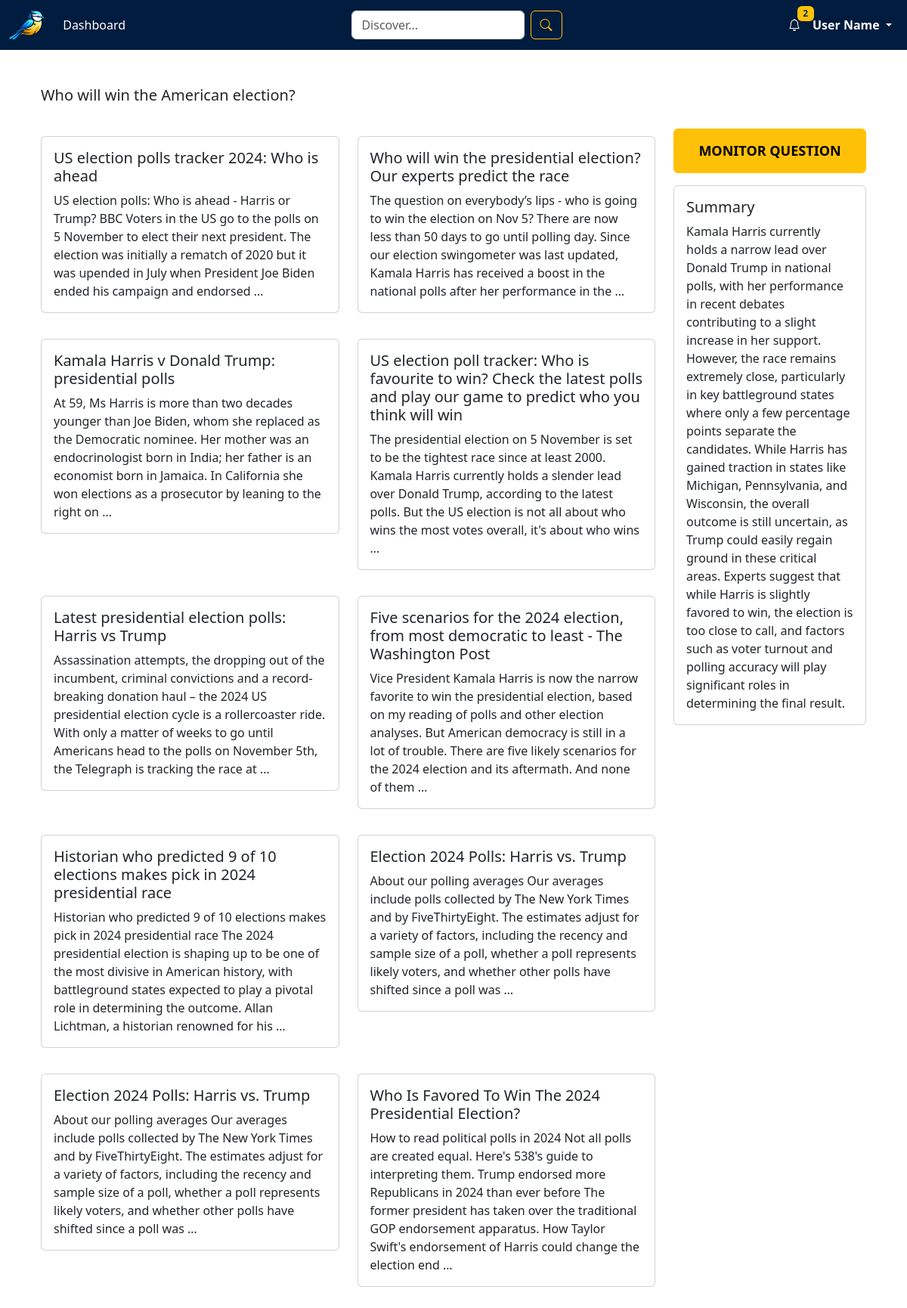
The app's page /discovery/, older data.
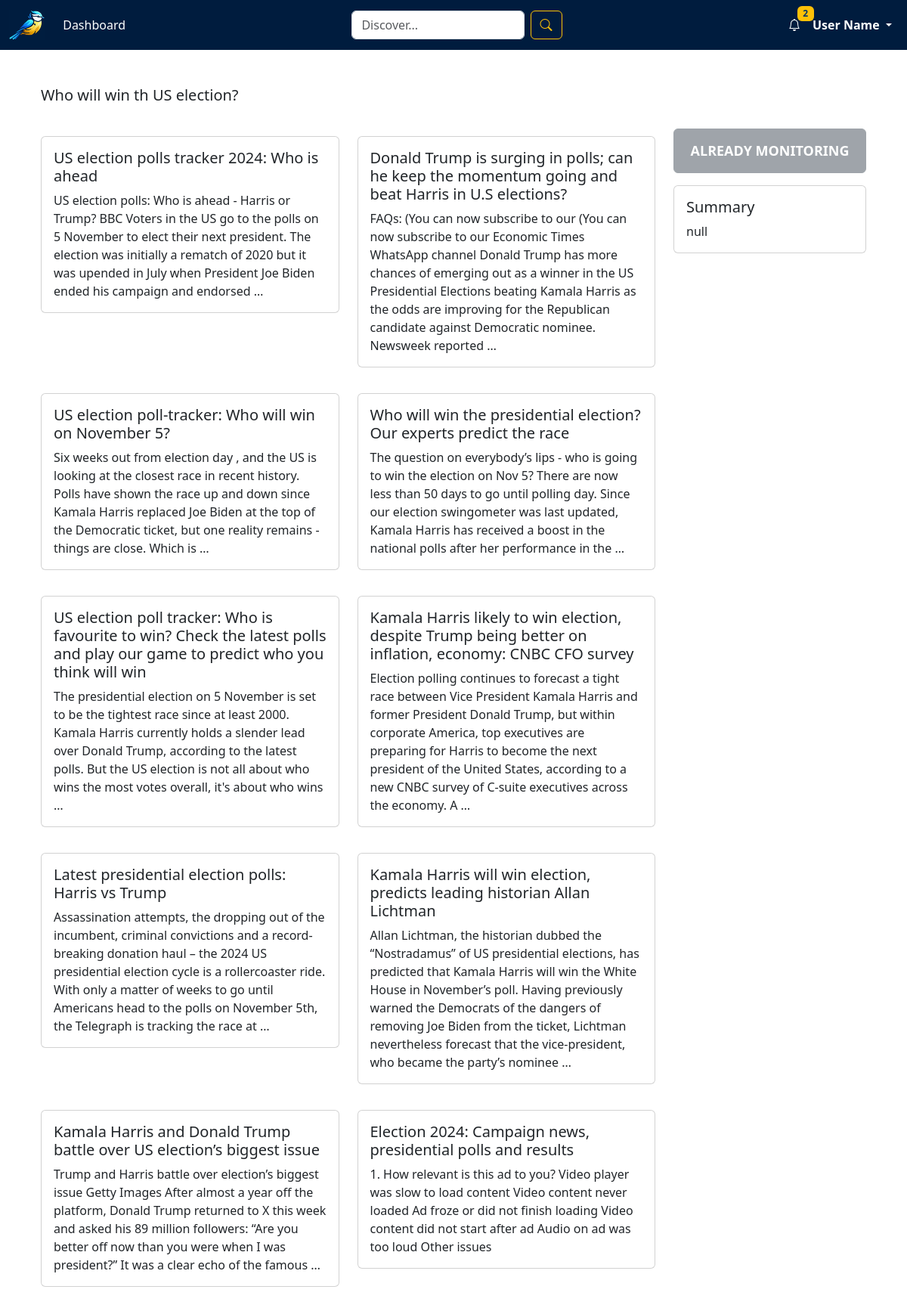
The same page, newer data.
### cfaa/models.py (models this page shows, shortened)
class Query(models.Model):
    text = models.TextField()
    search_query = models.TextField()
    article_summary = models.TextField()

class Article(models.Model):
    query = models.ForeignKey(Query, on_delete=models.CASCADE, related_name='articles')
    publish_date = models.DateField()
    title = models.TextField()
    text = models.TextField()
    url = models.URLField()
    summary = models.TextField(null=True, blank=True)  # Assuming summary/retrieved passage

### cfaa/views.py (the view)
# urls.py: path('discovery/', views.discovery_page, name='discovery'),
def discovery_page(request):
    env = environ.Env()
    environ.Env.read_env()
    OPENAI_API_KEY = env('OPENAI_API_KEY')
    client = OpenAI(api_key=OPENAI_API_KEY)  # Instantiate the OpenAI client
    if request.method == 'GET':
        query_text = request.GET.get('query', '')  # Get the query from the search bar
        if query_text:
            existing_query = Query.objects.filter(text=query_text).first()
            if existing_query:
                query = existing_query
                articles = Article.objects.filter(query=query)
            else:
                search_query = query_text  # You can refine the query if necessary
                result = scrape_and_store_news(query_text=query_text, search_query=search_query)
                query = get_object_or_404(Query, text=query_text)
                articles = Article.objects.filter(query=query)
            article_texts = [article.text for article in articles]
            if query.article_summary == 'null' or not query.article_summary:
                summary = generate_summary_over_articles(
                    client,
                    query.text,  # Pass query as a string (query.text)
                    article_texts[:5],  # Pass articles as an array of strings (article texts)
                    max_tokens=200,
                    temperature=0,
                    top_p=0.5
                )
                query.article_summary = summary
                query.save()  # Save the updated query with the new summary
            is_monitored = Report.objects.filter(query=query).exists()
        else:
            query = get_object_or_404(Query, id=1)  # Replace with any default query logic
            articles = Article.objects.filter(query=query).order_by('-publish_date')[:10]
            is_monitored = Report.objects.filter(query=query).exists()
        context = {
            'query': query,
            'articles': articles,
            'is_monitored': is_monitored  # Pass the monitoring flag
        }
        return render(request, 'cfaa/discovery.html', context)

### cfaa/templates/cfaa/discovery.html (shortened to what this page needs)
{% extends 'cfaa/base.html' %}
{% load static %}
{% block content %}
<link href="{% static 'cfaa/css/main.css' %}" rel="stylesheet">
<div class="container my-5 fixed-layout">
    <div class="question-section mb-4">
        <h5 class="question-text" data-query-id="{{ query.id }}" data-query="{{ query.text }}">
            {{ query.text }}
        </h5>
    </div>
    <div class="row content-wrapper">
        <div class="col-lg-9 scrollable-articles">
            <div class="row">
                {% if articles %}
                    {% for article in articles %}
                    <div class="col-md-6 mb-4">
                        <div class="card article-tile" style="cursor: pointer;" data-article-id="{{ article.id }}" data-article-text="{{ article.text }}" data-article-title="{{ article.title }}" data-article-url="{{ article.url }}">
                            <div class="card-body">
                                <h5 class="card-title">{{ article.title }}</h5>
                                <p class="card-text">{{ article.text|truncatewords:50 }}</p>
                            </div>
                        </div>
                    </div>
                    {% endfor %}
                {% else %}
                    <p>No articles found for this query.</p>
                {% endif %}
            </div>
        </div>
        <div class="col-lg-3 summary-tile">
            <div class="text-center mb-3">
                {% if is_monitored %}
                    <button class="btn btn-secondary btn-monitor" disabled>Already Monitoring</button>
                {% else %}
                    <button class="btn btn-warning btn-monitor">Monitor Question</button>
                {% endif %}
            </div>
            <div class="card">
                <div class="card-body">
                    <h5 class="card-title">Summary</h5>
                    <p class="card-text">
                        {% if query.article_summary %}
                            {{ query.article_summary }}
                        {% else %}
                            No summary available for this query yet.
                        {% endif %}
                    </p>
                </div>
            </div>
        </div>
    </div>
</div>
{% endblock %}

Row changes from the older to the newer data that the page shows:
no longer on this page (row edited): Article: title "Kamala Harris v Donald Trump: presidential polls", text "At 59, Ms Harris is more than two decades younger than Joe Biden, whom she replaced as the Democratic nominee. Her mother was an endocrinologist born in India; her father is an economist born in Jamaica. In California she won elections as a prosecutor by leaning to the right on …"
no longer on this page (row edited): Article: title "Five scenarios for the 2024 election, from most democratic to least - The Washington Post", text "Vice President Kamala Harris is now the narrow favorite to win the presidential election, based on my reading of polls and other election analyses. But American democracy is still in a lot of trouble. There are five likely scenarios for the 2024 election and its aftermath. And none of them …"
no longer on this page (row edited): Article: title "Historian who predicted 9 of 10 elections makes pick in 2024 presidential race", text "Historian who predicted 9 of 10 elections makes pick in 2024 presidential race The 2024 presidential election is shaping up to be one of the most divisive in American history, with battleground states expected to play a pivotal role in determining the outcome. Allan Lichtman, a historian renowned for his …"
no longer on this page (row edited): Article: title "Election 2024 Polls: Harris vs. Trump", text "About our polling averages Our averages include polls collected by The New York Times and by FiveThirtyEight. The estimates adjust for a variety of factors, including the recency and sample size of a poll, whether a poll represents likely voters, and whether other polls have shifted since a poll was …"
no longer on this page (row edited): Article: title "Election 2024 Polls: Harris vs. Trump", text "About our polling averages Our averages include polls collected by The New York Times and by FiveThirtyEight. The estimates adjust for a variety of factors, including the recency and sample size of a poll, whether a poll represents likely voters, and whether other polls have shifted since a poll was …"
no longer on this page (row edited): Article: title "Who Is Favored To Win The 2024 Presidential Election?", text "How to read political polls in 2024 Not all polls are created equal. Here's 538's guide to interpreting them. Trump endorsed more Republicans in 2024 than ever before The former president has taken over the traditional GOP endorsement apparatus. How Taylor Swift's endorsement of Harris could change the election end …"
changed Query: text "Who will win the American election?" → "Who will win th US election?"; article_summary "Kamala Harris currently holds a narrow lead over Donald Trump in national polls, with her performance in recent debates contributing to a slight increase in her support. However, the race remains extremely close, particularly in key battleground states where only a few percentage points separate the candidates. While Harris has gained traction in states like Michigan, Pennsylvania, and Wisconsin, the overall outcome is still uncertain, as Trump could easily regain ground in these critical areas. Experts suggest that while Harris is slightly favored to win, the election is too close to call, and factors such as voter turnout and polling accuracy will play significant roles in determining the…" → "null"
added Article: title "Donald Trump is surging in polls; can he keep the momentum going and beat Harris in U.S elections?", text "FAQs: (You can now subscribe to our (You can now subscribe to our Economic Times WhatsApp channel Donald Trump has more chances of emerging out as a winner in the US Presidential Elections beating Kamala Harris as the odds are improving for the Republican candidate against Democratic nominee. Newsweek reported …"
added Article: title "US election poll-tracker: Who will win on November 5?", text "Six weeks out from election day , and the US is looking at the closest race in recent history. Polls have shown the race up and down since Kamala Harris replaced Joe Biden at the top of the Democratic ticket, but one reality remains - things are close. Which is …"
added Article: title "Kamala Harris likely to win election, despite Trump being better on inflation, economy: CNBC CFO survey", text "Election polling continues to forecast a tight race between Vice President Kamala Harris and former President Donald Trump, but within corporate America, top executives are preparing for Harris to become the next president of the United States, according to a new CNBC survey of C-suite executives across the economy. A …"
added Article: title "Kamala Harris will win election, predicts leading historian Allan Lichtman", text "Allan Lichtman, the historian dubbed the “Nostradamus” of US presidential elections, has predicted that Kamala Harris will win the White House in November’s poll. Having previously warned the Democrats of the dangers of removing Joe Biden from the ticket, Lichtman nevertheless forecast that the vice-president, who became the party’s nominee …"
added Article: title "Kamala Harris and Donald Trump battle over US election’s biggest issue", text "Trump and Harris battle over election’s biggest issue Getty Images After almost a year off the platform, Donald Trump returned to X this week and asked his 89 million followers: “Are you better off now than you were when I was president?” It was a clear echo of the famous …"
added Article: title "Election 2024: Campaign news, presidential polls and results", text "1. How relevant is this ad to you? Video player was slow to load content Video content never loaded Ad froze or did not finish loading Video content did not start after ad Audio on ad was too loud Other issues"
Text that changed along with them:
text no longer shown: "MONITOR QUESTION"
text now shown: "ALREADY MONITORING"
